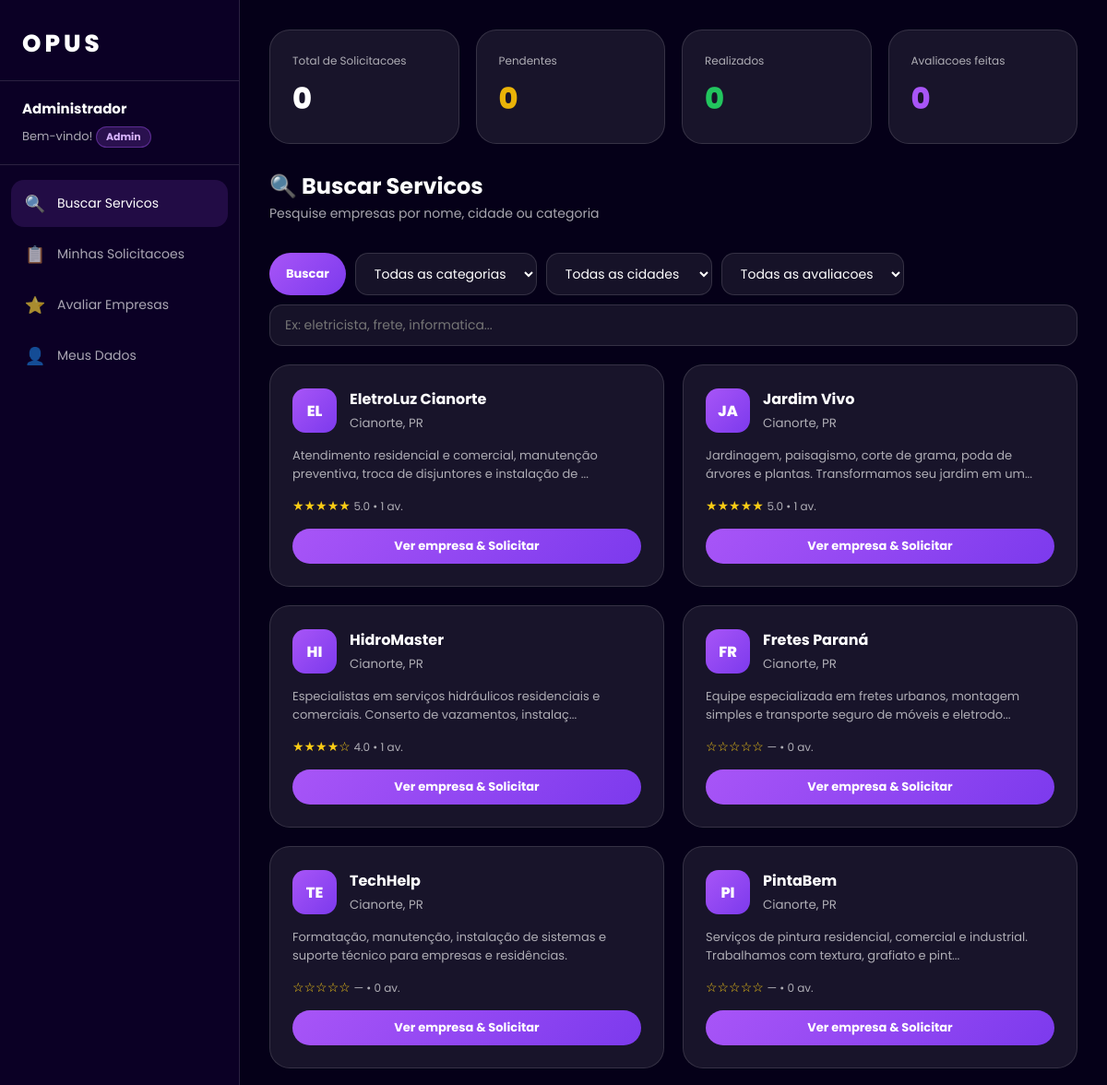
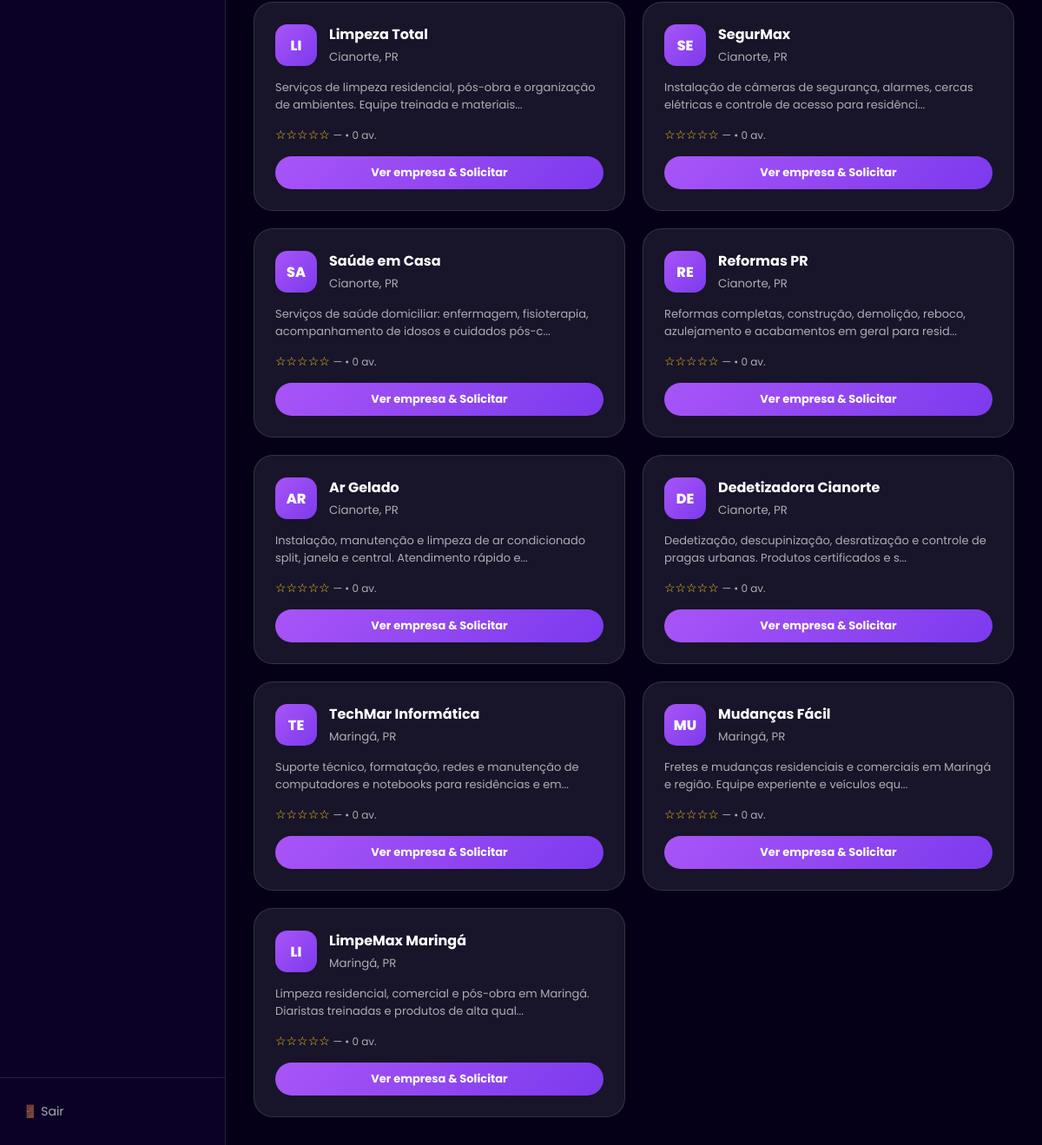
The app's page /usuario.php (signed in) with its own data (2 pictures, top to bottom).
### tables this page shows
CREATE TABLE `empresa` (
  `id` int(11) NOT NULL AUTO_INCREMENT,
  `usuario_id` int(11) DEFAULT NULL,
  `nome` varchar(100) NOT NULL,
  `cnpj` varchar(20) DEFAULT NULL,
  `email` varchar(100) DEFAULT NULL,
  `telefone` varchar(20) DEFAULT NULL,
  `endereco` varchar(150) DEFAULT NULL,
  `cidade` varchar(100) DEFAULT NULL,
  `estado` varchar(50) DEFAULT NULL,
  `descricao` text DEFAULT NULL,
  `ativo` tinyint(1) DEFAULT 1,
  `criado_em` datetime DEFAULT current_timestamp(),
  PRIMARY KEY (`id`),
  UNIQUE KEY `usuario_id` (`usuario_id`),
  UNIQUE KEY `cnpj` (`cnpj`),
  CONSTRAINT `empresa_ibfk_1` FOREIGN KEY (`usuario_id`) REFERENCES `usuario` (`id`) ON DELETE CASCADE
);

### includes/auth.php (called while the page is built, shortened)
<?php
function getTipo(): string {
    return $_SESSION['tipo'] ?? '';
}
function e(string $str): string {
    return htmlspecialchars($str, ENT_QUOTES, 'UTF-8');
}
function formatStars(int $nota): string {
    return str_repeat('★', $nota) . str_repeat('☆', 5 - $nota);
}

### usuario.php (the view, shortened to what this page needs)
<?php
require_once 'includes/auth.php';
$db   = getDB();
$uid  = $_SESSION['usuario_id'];
$nome = $_SESSION['nome'];
$aba   = $_GET['aba'] ?? 'buscar';
$termo = trim($_GET['q'] ?? '');
$sqlEmp = 'SELECT e.*, AVG(a.nota) as media, COUNT(DISTINCT a.id) as total_av
           FROM empresa e
           LEFT JOIN avaliacao a ON a.empresa_id = e.id
           LEFT JOIN servico s ON s.empresa_id = e.id
           LEFT JOIN categoria c ON c.id = s.categoria_id
           WHERE e.ativo = 1';
$params = [];
$sqlEmp .= ' GROUP BY e.id, e.nome, e.cnpj, e.email, e.telefone, e.endereco, e.cidade, e.estado, e.descricao, e.ativo, e.criado_em, e.usuario_id';
$sqlEmp .= ' ORDER BY media DESC';
$stmtEmp = $db->prepare($sqlEmp);
$stmtEmp->execute($params);
$empresas = $stmtEmp->fetchAll();
$sols = $db->prepare('SELECT s.*, e.nome as emp_nome, e.telefone as emp_tel,
                             f.nome as func_nome, f.telefone as func_tel, f.cargo as func_cargo
                      FROM solicitacao s
                      JOIN empresa e ON e.id = s.empresa_id
                      LEFT JOIN funcionario f ON f.id = s.funcionario_id
                      WHERE s.usuario_id = ? ORDER BY s.data_solicitacao DESC');
$sols->execute([$uid]);
$minhasSols = $sols->fetchAll();
$totalSols  = count($minhasSols);
$concluidas = count(array_filter($minhasSols, fn($s) => $s['status'] === 'Servico Realizado'));
$pendentes  = count(array_filter($minhasSols, fn($s) => $s['status'] === 'Pendente'));
$avalSt     = $db->prepare('SELECT COUNT(*) FROM avaliacao WHERE usuario_id = ?');
$avalSt->execute([$uid]);
$totalAv = $avalSt->fetchColumn();
?>
<!DOCTYPE html>
<html lang="pt-BR">
<head>
<link rel="stylesheet" href="assets/css/dashboard.css">
</head>
<body>
<aside class="sidebar">
  <a href="index.php" class="sidebar-brand" style="text-decoration:none;color:#fff;">OPUS</a>
  <div class="sidebar-user">
    <strong><?= e($nome) ?></strong>
    <span>Bem-vindo!</span>
    <div class="sidebar-badge <?= getTipo()==='empresa'?'empresa':'' ?>"><?= ucfirst(getTipo()) ?></div>
  </div>
  <nav class="sidebar-nav">
    <a href="?aba=buscar"       class="<?= $aba==='buscar'?'active':'' ?>"><span class="icon">🔍</span> Buscar Servicos</a>
    <a href="?aba=solicitacoes" class="<?= $aba==='solicitacoes'?'active':'' ?>"><span class="icon">📋</span> Minhas Solicitacoes</a>
    <a href="?aba=avaliacoes"   class="<?= $aba==='avaliacoes'?'active':'' ?>"><span class="icon">⭐</span> Avaliar Empresas</a>
    <?php if (getTipo() !== 'empresa'): ?>
    <a href="?aba=meusdados"    class="<?= $aba==='meusdados'?'active':'' ?>"><span class="icon">👤</span> Meus Dados</a>
    <?php endif; ?>
  </nav>
  <div class="sidebar-footer">
    <a href="logout.php">🚪 Sair</a>
  </div>
</aside>
<main class="main">
  <div class="stats-row">
    <div class="stat-card"><div class="label">Total de Solicitacoes</div><div class="value"><?= $totalSols ?></div></div>
    <div class="stat-card"><div class="label">Pendentes</div><div class="value" style="color:var(--yellow)"><?= $pendentes ?></div></div>
    <div class="stat-card"><div class="label">Realizados</div><div class="value" style="color:var(--green)"><?= $concluidas ?></div></div>
    <div class="stat-card"><div class="label">Avaliacoes feitas</div><div class="value" style="color:var(--purple)"><?= $totalAv ?></div></div>
  </div>
  <?php if ($aba === 'buscar'): ?>
  <div class="topbar">
    <div><h1>🔍 Buscar Servicos</h1><p>Pesquise empresas por nome, cidade ou categoria</p></div>
  </div>
  <form method="GET" class="search-bar" style="flex-wrap:wrap;gap:10px">
    <button type="submit" class="btn btn-primary">Buscar</button>
    <select name="cat" style="flex:0 0 180px">
      <option value="">Todas as categorias</option>
    </select>
    <select name="cidade" style="flex:0 0 180px">
      <option value="">Todas as cidades</option>
    </select>
    <select name="av" style="flex:0 0 160px">
      <option value="">Todas as avaliacoes</option>
    </select>
    <input type="text" name="q" placeholder="Ex: eletricista, frete, informatica..." value="<?= e($termo) ?>" style="flex:1;min-width:200px">
  </form>
  <div style="display:grid;grid-template-columns:repeat(auto-fill,minmax(300px,1fr));gap:20px">
    <?php foreach ($empresas as $emp): ?>
    <div style="background:var(--card);border:1px solid var(--line);border-radius:22px;padding:24px;">
      <div style="display:flex;align-items:center;gap:14px;margin-bottom:14px;">
        <div style="width:48px;height:48px;border-radius:14px;background:linear-gradient(135deg,var(--purple),var(--purple2));display:grid;place-items:center;font-weight:800;font-size:16px;flex-shrink:0;">
          <?= mb_strtoupper(mb_substr($emp['nome'],0,2)) ?>
        </div>
        <div>
          <strong style="display:block"><?= e($emp['nome']) ?></strong>
          <small style="color:var(--muted)"><?= e($emp['cidade'] . ', ' . $emp['estado']) ?></small>
        </div>
      </div>
      <p style="color:var(--muted);font-size:13px;margin-bottom:14px;"><?= e(mb_strimwidth($emp['descricao'],0,100,'...')) ?></p>
      <div style="color:#facc15;font-size:14px;margin-bottom:14px;">
        <?= $emp['media'] ? formatStars((int)round($emp['media'])) : '☆☆☆☆☆' ?>
        <span style="color:var(--muted);font-size:12px"> <?= $emp['media'] ? number_format($emp['media'],1) : '—' ?> • <?= $emp['total_av'] ?> av.</span>
      </div>
      <a href="?aba=buscar&empresa=<?= $emp['id'] ?>" class="btn btn-primary" style="width:100%;justify-content:center;">Ver empresa & Solicitar</a>
    </div>
    <?php endforeach; ?>
  </div>
  <?php endif; ?>
</main>
</body>
</html>

### assets/css/dashboard.css (style rules this page uses)
:root { --bg: #050018; --sidebar: #0b0025; --card: rgba(255,255,255,.08); --card2: rgba(255,255,255,.13); --text: #fff; --muted: rgba(255,255,255,.65); --purple: #a855f7; --purple2: #7c3aed; --line: rgba(255,255,255,.13); --green: #22c55e; --yellow: #eab308; --red: #ef4444; --blue: #3b82f6; --sidebar-w: 260px; }
* { margin:0; padding:0; box-sizing:border-box; }
html { scroll-behavior:smooth; }
body { font-family:Poppins,Arial,sans-serif; background:var(--bg); color:var(--text); display:flex; min-height:100vh; }
a { text-decoration:none; color:inherit; }
button { cursor:pointer; font-family:inherit; }
.sidebar { width: var(--sidebar-w); background: var(--sidebar); border-right: 1px solid var(--line); display: flex; flex-direction: column; position: fixed; top:0; left:0; bottom:0; z-index: 30; transition: transform .3s; }
.sidebar-brand { padding: 28px 24px 20px; font-size: 26px; font-weight: 800; letter-spacing: 4px; border-bottom: 1px solid var(--line); }
.sidebar-user { padding: 18px 24px; border-bottom: 1px solid var(--line); font-size: 13px; color: var(--muted); }
.sidebar-user strong { display:block; color:#fff; font-size:15px; margin-bottom:2px; }
.sidebar-badge { display: inline-block; padding: 2px 10px; border-radius: 999px; font-size: 11px; font-weight: 700; margin-top: 6px; background: rgba(168,85,247,.2); border: 1px solid rgba(168,85,247,.4); color: #d8b4fe; }
nav.sidebar-nav { flex:1; padding:16px 12px; overflow-y:auto; }
.sidebar-nav a { display: flex; align-items: center; gap: 12px; padding: 12px 14px; border-radius: 14px; font-size: 14px; color: var(--muted); transition: .25s; margin-bottom: 4px; }
.sidebar-nav a:hover, .sidebar-nav a.active { background: rgba(168,85,247,.15); color: #fff; }
.sidebar-nav a .icon { font-size: 18px; width:24px; text-align:center; }
.sidebar-footer { padding: 16px 12px; border-top: 1px solid var(--line); }
.sidebar-footer a { display:flex; align-items:center; gap:10px; padding:12px 14px; border-radius:14px; font-size:14px; color:var(--muted); transition:.25s; }
.main { margin-left: var(--sidebar-w); flex: 1; padding: 32px; min-height: 100vh; }
.topbar { display: flex; align-items: center; justify-content: space-between; margin-bottom: 32px; }
.topbar h1 { font-size: 24px; font-weight: 700; }
.topbar p { color: var(--muted); font-size:14px; margin-top:2px; }
.stats-row { display:grid; grid-template-columns:repeat(4,1fr); gap:18px; margin-bottom:28px; }
.stat-card { background: var(--card); border: 1px solid var(--line); border-radius: 22px; padding: 24px; }
.stat-card .label { font-size:12px; color:var(--muted); margin-bottom:8px; }
.stat-card .value { font-size:32px; font-weight:800; }
.btn { display:inline-flex; align-items:center; gap:7px; padding:9px 18px; border-radius:999px; font-size:13px; font-weight:700; border:0; transition:.25s; }
.btn-primary { background:linear-gradient(135deg,var(--purple),var(--purple2)); color:#fff; }
.search-bar { display:flex; gap:10px; margin-bottom:20px; }
.search-bar input, .search-bar select { padding:11px 16px; border-radius:14px; border:1px solid var(--line); background:rgba(255,255,255,.07); color:#fff; font-family:inherit; font-size:14px; outline:0; flex:1; }
.search-bar select { flex:0 0 200px; }
.search-bar select option { color:#111; }

### records on screen
empresa: nome "EL", nome "EletroLuz Cianorte", cidade+estado "Cianorte, PR", descricao "Atendimento residencial e comercial, manutenção preventiva, troca de disjuntores e instalação de ...", media "★★★★★", media "5.0", total_av "1"
empresa: nome "JA", nome "Jardim Vivo", cidade+estado "Cianorte, PR", descricao "Jardinagem, paisagismo, corte de grama, poda de árvores e plantas. Transformamos seu jardim em um...", media "★★★★★", media "5.0", total_av "1"
empresa: nome "HI", nome "HidroMaster", cidade+estado "Cianorte, PR", descricao "Especialistas em serviços hidráulicos residenciais e comerciais. Conserto de vazamentos, instalaç...", media "★★★★☆", media "4.0", total_av "1"
empresa: nome "FR", nome "Fretes Paraná", cidade+estado "Cianorte, PR", descricao "Equipe especializada em fretes urbanos, montagem simples e transporte seguro de móveis e eletrodo...", total_av "0"
empresa: nome "TE", nome "TechHelp", cidade+estado "Cianorte, PR", descricao "Formatação, manutenção, instalação de sistemas e suporte técnico para empresas e residências.", total_av "0"
empresa: nome "PI", nome "PintaBem", cidade+estado "Cianorte, PR", descricao "Serviços de pintura residencial, comercial e industrial. Trabalhamos com textura, grafiato e pint...", total_av "0"
empresa: nome "LI", nome "Limpeza Total", cidade+estado "Cianorte, PR", descricao "Serviços de limpeza residencial, pós-obra e organização de ambientes. Equipe treinada e materiais...", total_av "0"
empresa: nome "SE", nome "SegurMax", cidade+estado "Cianorte, PR", descricao "Instalação de câmeras de segurança, alarmes, cercas elétricas e controle de acesso para residênci...", total_av "0"
empresa: nome "SA", nome "Saúde em Casa", cidade+estado "Cianorte, PR", descricao "Serviços de saúde domiciliar: enfermagem, fisioterapia, acompanhamento de idosos e cuidados pós-c...", total_av "0"
empresa: nome "RE", nome "Reformas PR", cidade+estado "Cianorte, PR", descricao "Reformas completas, construção, demolição, reboco, azulejamento e acabamentos em geral para resid...", total_av "0", $emp['id'] 10 (drawn)
empresa: nome "AR", nome "Ar Gelado", cidade+estado "Cianorte, PR", descricao "Instalação, manutenção e limpeza de ar condicionado split, janela e central. Atendimento rápido e...", total_av "0"
empresa: nome "DE", nome "Dedetizadora Cianorte", cidade+estado "Cianorte, PR", descricao "Dedetização, descupinização, desratização e controle de pragas urbanas. Produtos certificados e s...", total_av "0"
empresa: nome "TE", nome "TechMar Informática", cidade+estado "Maringá, PR", descricao "Suporte técnico, formatação, redes e manutenção de computadores e notebooks para residências e em...", total_av "0"
empresa: nome "MU", nome "Mudanças Fácil", cidade+estado "Maringá, PR", descricao "Fretes e mudanças residenciais e comerciais em Maringá e região. Equipe experiente e veículos equ...", total_av "0"
empresa: nome "LI", nome "LimpeMax Maringá", cidade+estado "Maringá, PR", descricao "Limpeza residencial, comercial e pós-obra em Maringá. Diaristas treinadas e produtos de alta qual...", total_av "0"

### other values on screen
$nome "Administrador"
getTipo() "Admin"
$totalSols "0"
$pendentes "0"
$concluidas "0"
$totalAv "0"
